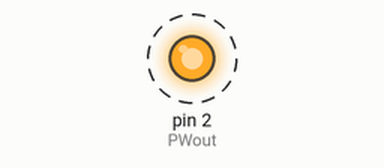
Simulated run of this program. Board: Teensy 4. Shown: output pins drawn as LEDs (lit = HIGH). Dashed ring = blinking. What the program prints to the serial monitor is not drawn.

Above: at 0.02 s.
Timing chart, 0 to 3.0 s (numbered marks = the images above):
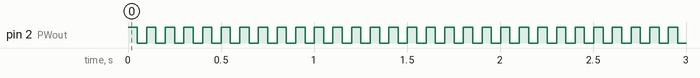

Measured:
- by itself, pin 2 (PWout): alternates HIGH for 0.05 s and LOW for 0.05 s

The program:

main.cpp
```cpp
#include <Arduino.h>

int PWout=2; //Output pin of the signal for the pulse to the injector
int VinPre=3; //Analog read pin for pre resistor
int VinPost=4; //Analog read pin for post resistor
int pulses=0; //


void setup() {
  Serial.begin(115200);

  // add external voltage (Javascript) with name "pin n" to access output pins
  pinMode(PWout, OUTPUT);
  pinMode(VinPre, INPUT);
  pinMode(VinPost, INPUT);

}

void loop() {


  while(pulses<=100){
    digitalWrite(PWout, HIGH);
    Serial.println("Injector on");
    delay(50);
    Serial.println("Injector off");
    digitalWrite(PWout, LOW);
    delay(50);
  }


}
```
